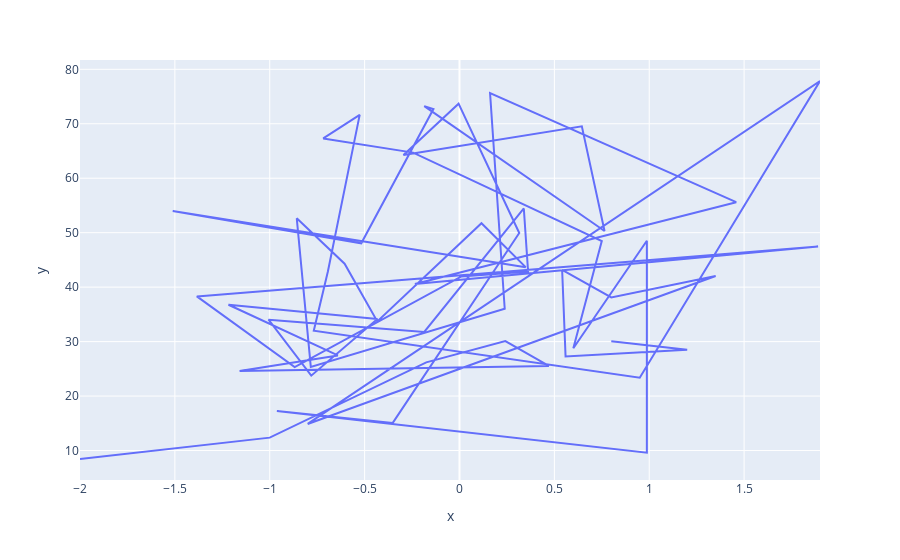

The cell this chart's notebook holds for it:
### Code cell
z = agg_df.query('timestamp > "2017-03-01"')
i = 1

px.line(x=z.weight_in_kg.diff()[i:],
           y=z.duration_in_hr[:-i])

### Figure 1 — Plotly figure (JSON) as saved in the notebook; plotly's stock layout.template omitted (floating-point values rounded to 4 significant figures)
{"data": [{"hovertemplate": "x=%{x}<br>y=%{y}<extra></extra>", "legendgroup": "", "line": {"color": "#636efa", "dash": "solid"}, "marker": {"symbol": "circle"}, "mode": "lines", "name": "", "orientation": "v", "showlegend": false, "type": "scatter", "x": [-2, -1, -0.175, 0.2417, 0.4708, -1.159, -0.6411, -1.217, -0.4325, -0.7813, -1.006, -0.1857, 0.339, 0.3616, 0.007797, -0.8685, -1.384, 1.89, -0.235, 1.458, 0.1611, 0.2384, -0.7836, -0.8576, -0.6055, -0.4332, 0.1159, 0.3487, -1.511, -0.5176, -0.1373, -0.1857, 0.7645, 0.6448, -0.2952, -0.004774, 0.315, -0.3525, -0.9625, 0.9875, 0.9875, 0.6, 0.75, -0.2444, -0.7181, -0.5259, -0.6936, -0.7679, 0.95, 1.9, -0.8, 1.35, 0.8, 0.541, 0.559, 1.2, 0.8], "xaxis": "x", "y": [8.442, 12.36, 26.18, 30.1, 25.53, 24.61, 27.46, 36.77, 34.13, 23.74, 34.02, 31.78, 54.45, 42.85, 41.93, 25.31, 38.3, 47.46, 40.57, 55.6, 75.62, 36.02, 25.34, 52.64, 44.31, 33.71, 51.73, 43.67, 53.98, 48.05, 72.7, 73.23, 50.31, 69.53, 64.28, 73.69, 49.94, 15.03, 17.26, 9.608, 48.53, 28.77, 48.46, 64.7, 67.31, 71.64, 42.89, 31.99, 23.36, 77.85, 14.88, 42.04, 38.11, 43.17, 27.28, 28.5, 30.07], "yaxis": "y"}], "layout": {"autosize": true, "legend": {"tracegroupgap": 0}, "margin": {"t": 60}, "xaxis": {"anchor": "y", "autorange": true, "domain": [0, 1], "range": [-2, 1.9], "title": {"text": "x"}, "type": "linear"}, "yaxis": {"anchor": "x", "autorange": true, "domain": [0, 1], "range": [4.586, 81.71], "title": {"text": "y"}, "type": "linear"}}}
